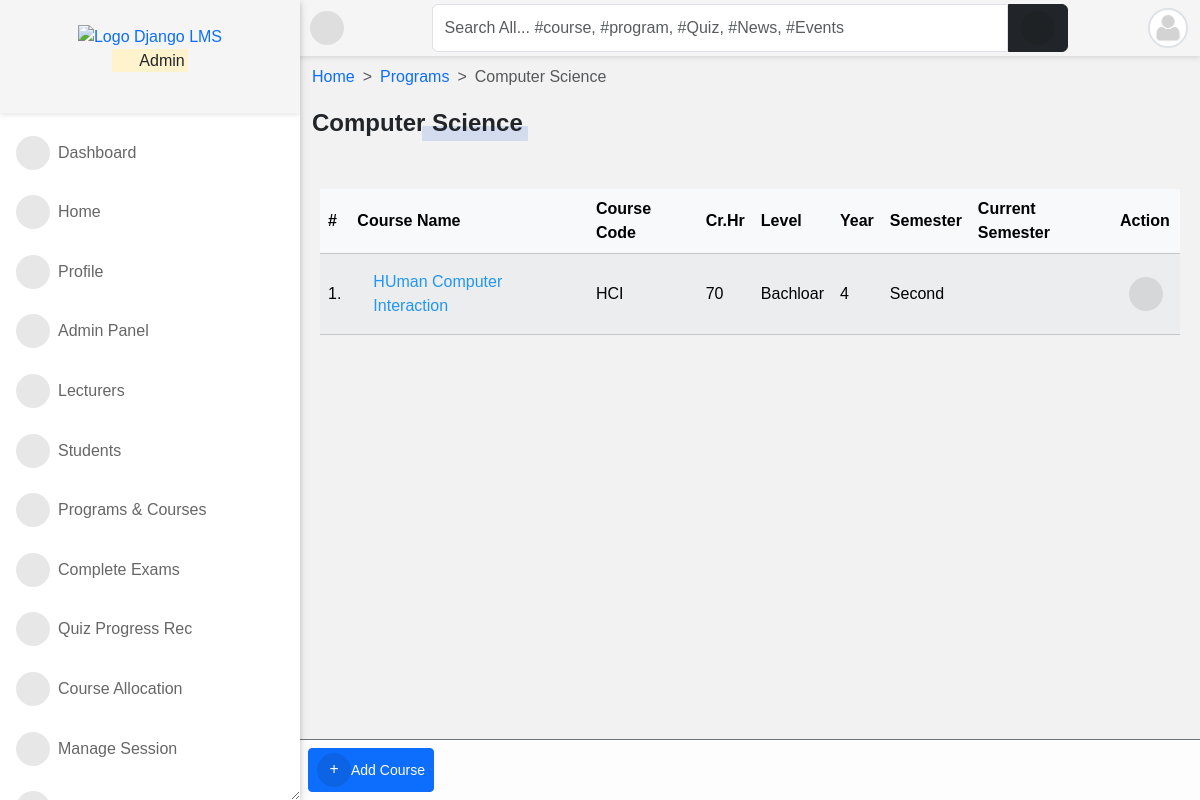
The app's page /programs/1/detail/ (signed in) with its own data.
### accounts/models.py (models this page shows, shortened)
class User(AbstractUser):
    is_student = models.BooleanField(default=False)
    is_lecturer = models.BooleanField(default=False)
    is_parent = models.BooleanField(default=False)
    is_dep_head = models.BooleanField(default=False)
    phone = models.CharField(max_length=60, blank=True, null=True)
    address = models.CharField(max_length=60, blank=True, null=True)
    picture = models.ImageField(
        upload_to="profile_pictures/%y/%m/%d/", default="default.png", null=True
    )
    email = models.EmailField(blank=True, null=True)
    username_validator = ASCIIUsernameValidator()
    objects = CustomUserManager()
    class Meta:
        ordering = ("-date_joined",)
    @property
    def get_user_role(self):
        if self.is_superuser:
            role = "Admin"
        elif self.is_student:
            role = "Student"
        elif self.is_lecturer:
            role = "Lecturer"
        elif self.is_parent:
            role = "Parent"
        return role

### course/models.py (models this page shows, shortened)
class Program(models.Model):
    title = models.CharField(max_length=150, unique=True)
    summary = models.TextField(null=True, blank=True)
    objects = ProgramManager()

class Course(models.Model):
    slug = models.SlugField(blank=True, unique=True)
    title = models.CharField(max_length=200, null=True)
    code = models.CharField(max_length=200, unique=True, null=True)
    credit = models.IntegerField(null=True, default=0)
    summary = models.TextField(max_length=200, blank=True, null=True)
    program = models.ForeignKey(Program, on_delete=models.CASCADE)
    level = models.CharField(max_length=25, choices=LEVEL, null=True)
    year = models.IntegerField(choices=YEARS, default=0)
    semester = models.CharField(choices=SEMESTER, max_length=200)
    is_elective = models.BooleanField(default=False, blank=True, null=True)
    objects = CourseManager()
    def get_absolute_url(self):
        return reverse("course_detail", kwargs={"slug": self.slug})
    @property
    def is_current_semester(self):
        from core.models import Semester
        current_semester = Semester.objects.get(is_current_semester=True)
        if self.semester == current_semester.semester:
            return True
        else:
            return False

### course/views.py (the view)
# urls.py: path("<int:pk>/detail/", program_detail, name="program_detail"),
@login_required
def program_detail(request, pk):
    program = Program.objects.get(pk=pk)
    courses = Course.objects.filter(program_id=pk).order_by("-year")
    credits = Course.objects.aggregate(Sum("credit"))
    paginator = Paginator(courses, 10)
    page = request.GET.get("page")
    courses = paginator.get_page(page)
    return render(
        request,
        "course/program_single.html",
        {
            "title": program.title,
            "program": program,
            "courses": courses,
            "credits": credits,
        },
    )

### templates/course/program_single.html (shortened to what this page needs)
{% extends 'base.html' %}
{% load static %}
{% block content %}
<nav style="--bs-breadcrumb-divider: '>';" aria-label="breadcrumb">
    <ol class="breadcrumb">
        <li class="breadcrumb-item"><a href="/">Home</a></li>
        <li class="breadcrumb-item"><a href="{% url 'programs' %}">Programs</a></li>
        <li class="breadcrumb-item active" aria-current="page">{{ program.title }}</li>
    </ol>
</nav>
{% if request.user.is_superuser %}
<div class="manage-wrap">
    <a class="btn btn-sm btn-primary" href="{% url 'course_add' pk=program.pk %}"><i class="fas fa-plus"></i>Add
        Course</a>
</div>
{% endif %}
{% if program %}
<div class="title-1">{{ program.title }}</div>
{% endif %}
<div class="table-responsive p-0 px-2 mt-5">
    <div class="table-shadow">
        <table class="table table-light table-striped">
            <thead>
                <tr>
                    <th>#</th>
                    <th> Course Name </th>
                    <th> Course Code </th>
                    <th> Cr.Hr </th>
                    <th> Level </th>
                    <th> Year </th>
                    <th> Semester </th>
                    <th> Current Semester </th>
                    {% if request.user.is_superuser %}
                    <th>Action</th>
                    {% endif %}
                </tr>
            </thead>
            <tbody>
                {% for course in courses %}
                <tr>
                    <td>{{ forloop.counter }}.</td>
                    <td><a href="{{ course.get_absolute_url }}">
                            {{ course.title }}</a></td>
                    <td>{{ course.code }}</td>
                    <td>{{ course.credit }}</td>
                    <td>{{ course.level }}</td>
                    <td>{{ course.year }}</td>
                    <td>{{ course.semester }}</td>
                    <th>
                    </th>
                    {% if request.user.is_superuser %}
                    <td>
                        <div class="dropstart">
                            <button class="btn btn-sm" type="button" data-bs-toggle="dropdown"
                            data-bs-boundary="window" aria-haspopup="true" aria-expanded="false">
                                <i class="fas fa-ellipsis-v m-0"></i>
                            </button>
                        </div>
                    </td>
                    {% endif %}
                </tr>
                {% endfor %}
            </tbody>
        </table>
    </div>
</div>
{% endblock content %}

### templates/aside.html (shortened to what this page needs)
{% load static %}
<div id="side-nav">
	<div class="main-menu">
		<div class="top-side text-center py-4" style="background-image: url({% static 'img/dotted.jpg' %});">
			<a href="/">
				<img src="{% static 'img/dj-lms.png' %}" width="110px" alt="Logo Django LMS">
			</a>
			<p class="text-orange">
				<mark>
					<i class="far fa-hand-point-right"></i>
					{{ request.user.get_user_role }}
				</mark>
			</p>
		</div>
		{% url 'home' as hom %} {% url 'dashboard' as dash %} {% url 'profile' as prof %}
		{% url 'lecturer_list' as lec %}
		{% url 'student_list' as stu %} {% url 'course_allocation_view' as cav %}
		{% url 'programs' as pro %} {% url 'session_list' as sess %} {% url 'semester_list' as sem %}
		{% url 'quiz_progress' as qpr %} {% url 'quiz_marking' as qce %} {% url 'user_course_list' as ucl %}
		{% url 'admin_panel' as admin_p %}
		<ul>
			{% if request.user.is_superuser %}
			<li class="{% if request.path == dash %}active{% endif %}">
				<a href="{% url 'dashboard' %}"><i class="fas fa-tachometer-alt"></i>Dashboard</a>
			</li>
			{% endif %}
			<li class="{% if request.path == hom %}active{% endif %}">
				<a href="{% url 'home' %}"><i class="fas fa-home"></i>Home</a>
			</li>
			<li class="{% if request.path == prof %}active{% endif %}">
				<a href="{% url 'profile' %}"><i class="fas fa-user"></i>Profile</a>
			</li>
			{% if request.user.is_superuser %}
			<li class="{% if request.path == admin_p %}active{% endif %}">
				<a href="{% url 'admin_panel' %}"><i class="fas fa-user-tie"></i>Admin Panel</a>
			</li>
			<li class="{% if request.path == lec %}active{% endif %}">
				<a href="{% url 'lecturer_list' %}"><i class="fas fa-chalkboard-teacher"></i>Lecturers</a>
			</li>
			<li class="{% if request.path == stu %}active{% endif %}">
				<a href="{% url 'student_list' %}"><i class="fas fa-user-graduate"></i>Students</a>
			</li>
			{% endif %}
			<li class="{% if request.path == pro %}active{% endif %}">
				<a href="{% url 'programs' %}"><i class="fas fa-book-open"></i>Programs & Courses</a>
			</li>
			{% if request.user.is_superuser or request.user.is_lecturer %}
			<li class="{% if request.path == qce %}active{% endif %}">
				<a href="{% url 'quiz_marking' %}"><i class="fas fa-check-double"></i>Complete Exams</a>
			</li>
			{% endif %}
			{% if request.user.is_superuser %}
			<li class="{% if request.path == qpr %}active{% endif %}">
				<a href="{% url 'quiz_progress' %}"><i class="fas fa-record-vinyl"></i>Quiz Progress Rec</a>
			</li>
			<li class="{% if request.path == cav %}active{% endif %}">
				<a href="{% url 'course_allocation_view' %}"><i class="fas fa-tasks"></i>Course Allocation</a>
			</li>
			<li class="{% if request.path == sess %}active{% endif %}">
				<a href="{% url 'session_list' %}"><i class="fas fa-calendar-week"></i>Manage Session</a>
			</li>
			<li class="{% if request.path == sem %}active{% endif %}">
				<a href="{% url 'semester_list' %}"><i class="fas fa-calendar-alt"></i>Manage Semester</a>
			</li>
			{% endif %}
			<br />
		</ul>
	</div>
</div>

### templates/navbar.html (shortened to what this page needs)
<div id="top-navbar" class="py-1">
	<div class="container">
		<div class="nav-wrapper">
			<div class="toggle-btn" onclick="toggleSidebar()">
				<i class="fas fa-bars"></i>
			</div>
			<form class="form-header" action="{% url 'query' %}" method="GET">
				<input id="primary-search" class="form-control rounded-end-0" type="text" name="q" value="{{ request.GET.q }}"
					placeholder="Search All... #course, #program, #Quiz, #News, #Events" required />
				<button class="btn btn-dark rounded-start-0" type="submit">
					<i class="fas fa-search"></i>
				</button>
			</form>
			<div class="dropdown">
				<div class="avatar border border-2" type="button" data-bs-toggle="dropdown" aria-expanded="false">
					<img src="{{ request.user.picture.url }}">
				</div>
			</div>
		</div>
	</div>
</div>

### templates/aside.html (style rules this page uses)
.top-side { background-size: cover; background-position: top center; }

### records on screen
User: user.get_user_role "Admin", user.picture (placeholder picture)
Program: title "Computer Science"
Course: title "HUman Computer Interaction", code "HCI", credit "70", level "Bachloar", year "4", semester "Second"
